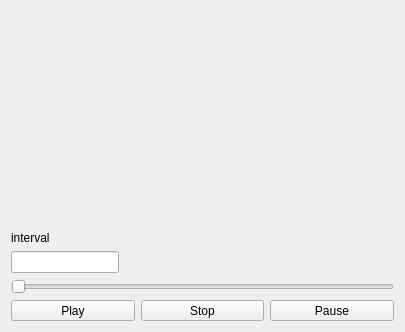
<?xml version="1.0" encoding="UTF-8"?>
<ui version="4.0">
 <class>DialogFirstTask</class>
 <widget class="QDialog" name="DialogFirstTask">
  <property name="windowModality">
   <enum>Qt::WindowModal</enum>
  </property>
  <property name="geometry">
   <rect>
    <x>0</x>
    <y>0</y>
    <width>405</width>
    <height>332</height>
   </rect>
  </property>
  <property name="sizePolicy">
   <sizepolicy hsizetype="Fixed" vsizetype="Fixed">
    <horstretch>0</horstretch>
    <verstretch>0</verstretch>
   </sizepolicy>
  </property>
  <property name="minimumSize">
   <size>
    <width>405</width>
    <height>332</height>
   </size>
  </property>
  <property name="windowTitle">
   <string>FirstTask</string>
  </property>
  <property name="modal">
   <bool>true</bool>
  </property>
  <layout class="QVBoxLayout" name="verticalLayout">
   <item>
    <layout class="QVBoxLayout" name="verticalLayout_2" stretch="1,0,0,0,0">
     <property name="sizeConstraint">
      <enum>QLayout::SetDefaultConstraint</enum>
     </property>
     <property name="bottomMargin">
      <number>0</number>
     </property>
     <item>
      <widget class="QCustomPlot" name="plot" native="true"/>
     </item>
     <item>
      <widget class="QLabel" name="label">
       <property name="text">
        <string>interval</string>
       </property>
      </widget>
     </item>
     <item>
      <widget class="QLineEdit" name="edInterval">
       <property name="sizePolicy">
        <sizepolicy hsizetype="Fixed" vsizetype="Fixed">
         <horstretch>0</horstretch>
         <verstretch>0</verstretch>
        </sizepolicy>
       </property>
      </widget>
     </item>
     <item>
      <widget class="QSlider" name="sldInterval">
       <property name="minimum">
        <number>1</number>
       </property>
       <property name="maximum">
        <number>5</number>
       </property>
       <property name="pageStep">
        <number>1</number>
       </property>
       <property name="orientation">
        <enum>Qt::Horizontal</enum>
       </property>
      </widget>
     </item>
     <item>
      <layout class="QHBoxLayout" name="horizontalLayout" stretch="0,0,0">
       <item>
        <widget class="QToolButton" name="toolButton_3">
         <property name="sizePolicy">
          <sizepolicy hsizetype="Minimum" vsizetype="Fixed">
           <horstretch>0</horstretch>
           <verstretch>0</verstretch>
          </sizepolicy>
         </property>
         <property name="autoFillBackground">
          <bool>false</bool>
         </property>
         <property name="text">
          <string>Play</string>
         </property>
         <property name="icon">
          <iconset>
           <normaloff>../res/PLAY.svg</normaloff>../res/PLAY.svg</iconset>
         </property>
         <property name="iconSize">
          <size>
           <width>64</width>
           <height>16</height>
          </size>
         </property>
         <property name="toolButtonStyle">
          <enum>Qt::ToolButtonTextBesideIcon</enum>
         </property>
         <property name="autoRaise">
          <bool>false</bool>
         </property>
        </widget>
       </item>
       <item>
        <widget class="QToolButton" name="toolButton_2">
         <property name="sizePolicy">
          <sizepolicy hsizetype="Minimum" vsizetype="Fixed">
           <horstretch>0</horstretch>
           <verstretch>0</verstretch>
          </sizepolicy>
         </property>
         <property name="text">
          <string>Stop</string>
         </property>
         <property name="icon">
          <iconset>
           <normaloff>../res/STOP.svg</normaloff>../res/STOP.svg</iconset>
         </property>
         <property name="toolButtonStyle">
          <enum>Qt::ToolButtonTextBesideIcon</enum>
         </property>
        </widget>
       </item>
       <item>
        <widget class="QToolButton" name="toolButton">
         <property name="sizePolicy">
          <sizepolicy hsizetype="Minimum" vsizetype="Fixed">
           <horstretch>0</horstretch>
           <verstretch>0</verstretch>
          </sizepolicy>
         </property>
         <property name="text">
          <string>Pause</string>
         </property>
         <property name="icon">
          <iconset>
           <normaloff>../res/PAUSE.svg</normaloff>../res/PAUSE.svg</iconset>
         </property>
         <property name="checkable">
          <bool>false</bool>
         </property>
         <property name="toolButtonStyle">
          <enum>Qt::ToolButtonTextBesideIcon</enum>
         </property>
         <property name="autoRaise">
          <bool>false</bool>
         </property>
         <property name="arrowType">
          <enum>Qt::NoArrow</enum>
         </property>
        </widget>
       </item>
      </layout>
     </item>
    </layout>
   </item>
  </layout>
 </widget>
 <customwidgets>
  <customwidget>
   <class>QCustomPlot</class>
   <extends>QWidget</extends>
   <header>qcustomplot/qcustomplot.h</header>
   <container>1</container>
  </customwidget>
 </customwidgets>
 <resources/>
 <connections/>
</ui>
